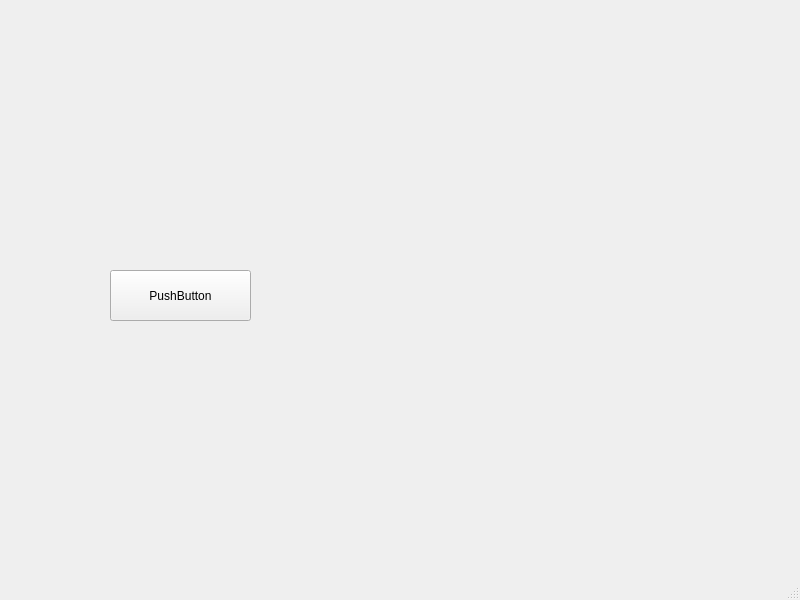
<?xml version="1.0" encoding="UTF-8"?>
<ui version="4.0">
 <class>MainWindow</class>
 <widget class="QMainWindow" name="MainWindow">
  <property name="geometry">
   <rect>
    <x>0</x>
    <y>0</y>
    <width>800</width>
    <height>600</height>
   </rect>
  </property>
  <property name="windowTitle">
   <string>MainWindow</string>
  </property>
  <widget class="QWidget" name="centralwidget">
   <widget class="QPushButton" name="pushButton">
    <property name="geometry">
     <rect>
      <x>110</x>
      <y>270</y>
      <width>141</width>
      <height>51</height>
     </rect>
    </property>
    <property name="text">
     <string>PushButton</string>
    </property>
   </widget>
  </widget>
  <widget class="QMenuBar" name="menubar">
   <property name="geometry">
    <rect>
     <x>0</x>
     <y>0</y>
     <width>800</width>
     <height>19</height>
    </rect>
   </property>
  </widget>
  <widget class="QStatusBar" name="statusbar"/>
 </widget>
 <resources/>
 <connections/>
</ui>
